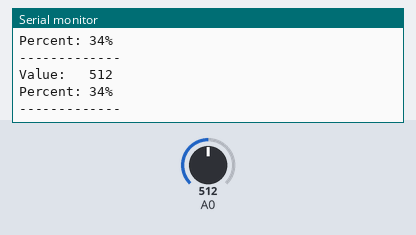
Simulated run of this sketch. Board: Arduino Uno, built with avr-gcc and run on an emulated ATmega328P. Shown: the last lines printed to the serial monitor. Inputs (shaded band) come from the test bench; at power-on: A0 = 512.

Above: at 3.8 s.
3.9 s: A0 set to 716
At 6.4 s:
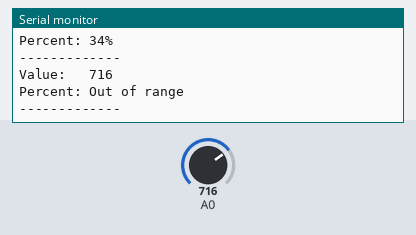
10.5 s: A0 set to 900
At 13.4 s:
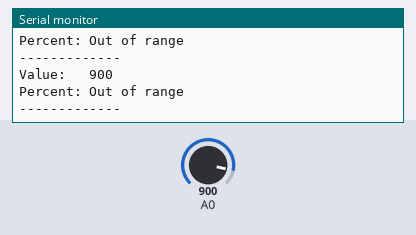
Timing chart, 0 to 14.9 s (numbered marks = the images above; inputs shaded):
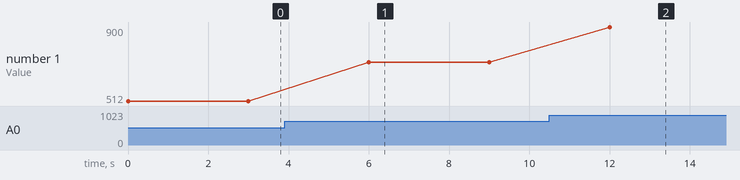

Measured:
- after the input at 3.9 s, the serial monitor: prints a new line after 2.1 s (image 1)
- after the input at 10.5 s, the serial monitor: prints a new line after 1.5 s (image 2)
- plotted number 1: 512 → 716 after the input at 3.9 s, 716 → 900 after the input at 10.5 s

The sketch:

set-up.ino
```cpp
const int dry = 620;   //Analog (max) value in dry soil
const int wet = 310;   //Analog (min) value in wet soil
int soilAnalog = 0;
int soilPercent = 0;
void setup() {
  Serial.begin(9600);
}
void loop() {
soilAnalog = analogRead(A0);
Serial.print("Value:   ");
Serial.println(soilAnalog);
soilPercent = map(soilAnalog, dry, wet, 0, 100);
if(soilPercent > 0 && soilPercent < 100)
{
  Serial.print("Percent: ");
  Serial.print(soilPercent);
  Serial.println("%");
  Serial.println("-------------");
}
else
{
  Serial.println("Percent: Out of range");
  Serial.println("-------------");
}
  delay(3000);
}
```
